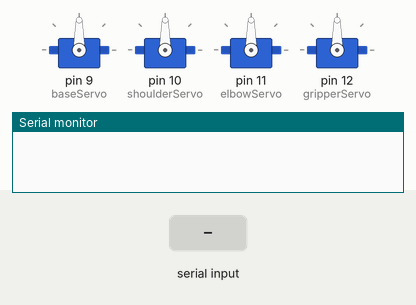
This sketch was run on a simulated Arduino Uno, built with avr-gcc and run on an emulated ATmega328P. Parts: 4 × servo, the last lines printed to the serial monitor. The inputs (shaded band) are chosen by the test bench.

Above: at 1.2 s.
1.3 s: "BASE\n" received over Serial
At 2.5 s:
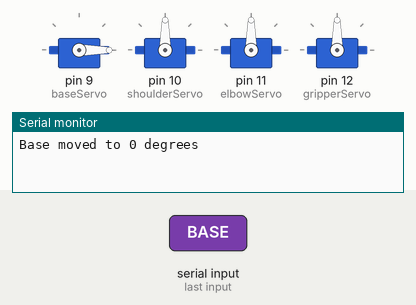
2.8 s: "SHOULDER\n" received over Serial
At 3.9 s:
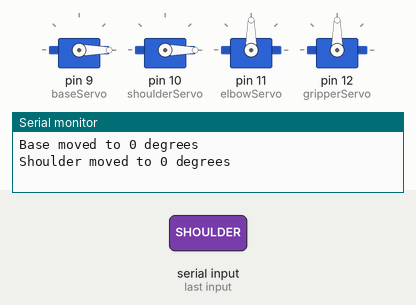
4.3 s: "ELBOW\n" received over Serial
At 4.9 s:
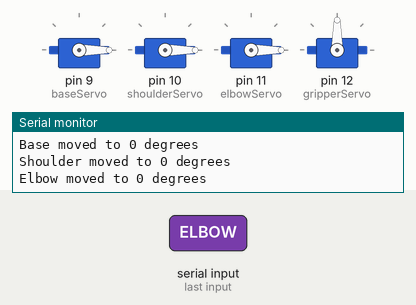
5.8 s: "GRIPPER\n" received over Serial
At 6.1 s:
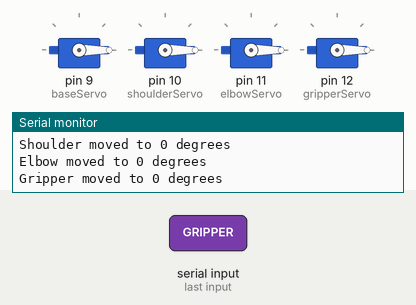
7.3 s: "BASE,45\n" received over Serial
At 8.4 s:
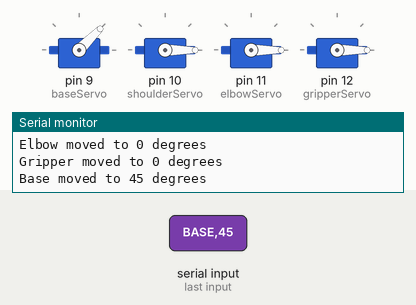
8.8 s: "SHOULDER,45\n" received over Serial
At 9.8 s:
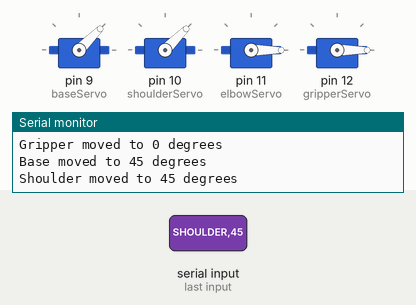
Timing chart, 0 to 11.3 s (numbered marks = the images above; inputs shaded):
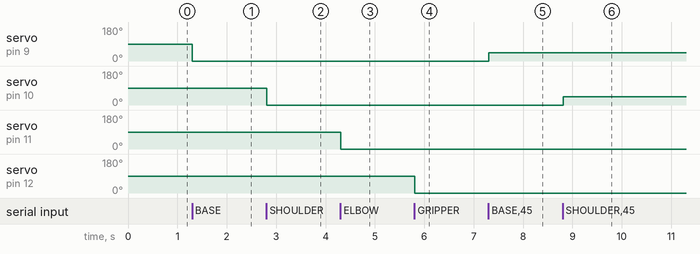

The sketch:

arm.ino
```cpp
#include <Servo.h>

// Define servo objects
Servo baseServo;
Servo shoulderServo;
Servo elbowServo;
Servo gripperServo;

void setup() {
  Serial.begin(9600);  // Start serial communication

  // Attach servos to pins
  baseServo.attach(9);
  shoulderServo.attach(10);
  elbowServo.attach(11);
  gripperServo.attach(12);

  // Set initial positions
  baseServo.write(90);
  shoulderServo.write(90);
  elbowServo.write(90);
  gripperServo.write(90);
}

void loop() {
  if (Serial.available() > 0) {
    String command = Serial.readStringUntil('\n');
    command.trim();

    if (command.startsWith("BASE")) {
      int angle = command.substring(5).toInt();
      baseServo.write(angle);
      Serial.println("Base moved to " + String(angle) + " degrees");
    }

    else if (command.startsWith("SHOULDER")) {
      int angle = command.substring(9).toInt();
      shoulderServo.write(angle);
      Serial.println("Shoulder moved to " + String(angle) + " degrees");
    }

    else if (command.startsWith("ELBOW")) {
      int angle = command.substring(6).toInt();
      elbowServo.write(angle);
      Serial.println("Elbow moved to " + String(angle) + " degrees");
    }

    else if (command.startsWith("GRIPPER")) {
      int angle = command.substring(8).toInt();
      gripperServo.write(angle);
      Serial.println("Gripper moved to " + String(angle) + " degrees");
    }

    else {
      Serial.println("Invalid command. Use BASE, SHOULDER, ELBOW, or GRIPPER followed by angle.");
    }
  }
}
```

Measured:
- after the input at 1.3 s, servo on pin 9 (baseServo): 90° → 0° at once
- after the input at 2.8 s, servo on pin 10 (shoulderServo): 90° → 0° at once
- after the input at 4.3 s, servo on pin 11 (elbowServo): 90° → 0° at once
- after the input at 5.8 s, servo on pin 12 (gripperServo): 90° → 0° at once
- after the input at 7.3 s, servo on pin 9 (baseServo): 0° → 45° at once
- after the input at 8.8 s, servo on pin 10 (shoulderServo): 0° → 45° at once
